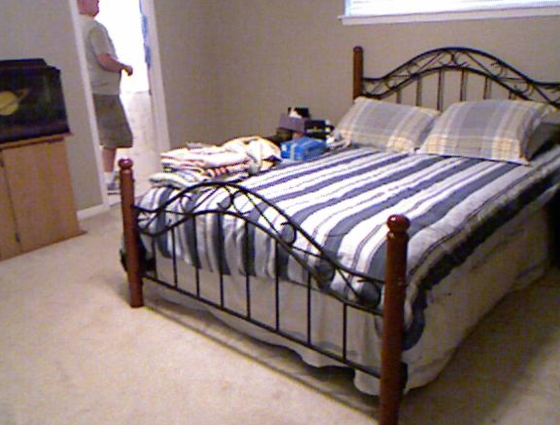
#> input picture sample_img/nyu/rgb_5947.png, 560 x 425 px; its folder holds only this picture in this run
$ python edge_detect.py ../sample_img/nyu   (older library calls are emulated)
#> lines starting #> are read from the running program, lines starting #| are printed output that depends on the picture
### util.py
import json
import os
import shutil
import sys


def mkdir_if_not_exist(dirname):
    if not os.path.exists(dirname):
        os.makedirs(dirname)


# [37 lines left out: functions yes_no_input, check_if_done, save_checkpoint, exec_eval, calc_entropy, not called in this run]


class AverageMeter(object):
    """Computes and stores the average and current value"""

    def __init__(self):
        self.reset()

    # [90 lines left out: functions reset, update, save_dic_to_json, emphasize_str, adjust_learning_rate, get_class_weight_from_file and 2 more, not called in this run]


def set_debugger_org_frc():
    from IPython.core import ultratb
    sys.excepthook = ultratb.FormattedTB(call_pdb=True)


def set_trace():
    from IPython.core.debugger import Pdb
    Pdb(color_scheme='Linux').set_trace(sys._getframe().f_back)

### tools/edge_detect.py
import argparse
import os

import cv2
import numpy as np
from PIL import Image
from tqdm import tqdm

from util import mkdir_if_not_exist


def save_img_by_PIL(np_img, outfn):
    np_img = np.clip(np_img, 0, 255)
    res = Image.fromarray(np.uint8(np_img))
    res.save(outfn)


def edge_detect(rgb_dir, min_canny_thre, max_canny_thre):
#> called with rgb_dir = '../sample_img/nyu', min_canny_thre = 100, max_canny_thre = 200
    base_dir = os.path.split(rgb_dir)[0]
    edge_dir = os.path.join(base_dir, "edges")
    laplacian_dir = os.path.join(edge_dir, "laplacian")
    canny_dir = os.path.join(edge_dir, "canny")
    sobel_dir = os.path.join(edge_dir, "sobel")

    mkdir_if_not_exist(laplacian_dir)
    mkdir_if_not_exist(canny_dir)
    mkdir_if_not_exist(sobel_dir)

    print ("Result will be saved in %s" % edge_dir)

    fn_list = os.listdir(rgb_dir)

    for fn in tqdm(fn_list):
        img = cv2.imread(os.path.join(rgb_dir, fn))
#> img is the input picture: shape (425, 560, 3); mean B, G, R 118.3, 120.8, 136.9
        imgYUV = cv2.cvtColor(img, cv2.COLOR_BGR2YUV)
#> imgYUV: shape (425, 560, 3); mean of channels 0, 1, 2 125.3, 124.6, 138.2
        imgY = imgYUV[:, :, 0]
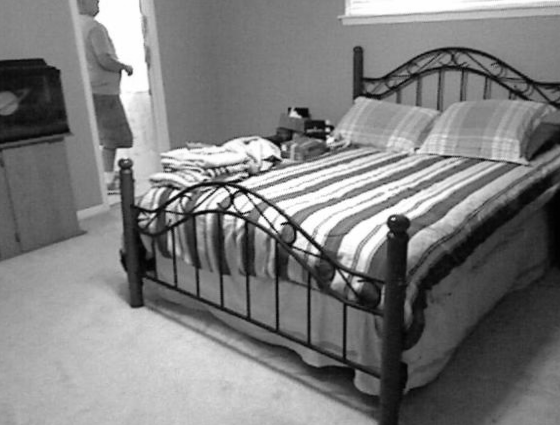
#> imgY: shape (425, 560); min 0, max 255, mean 125.3

        # Laplacian
        out_laplacian_im = cv2.Laplacian(imgY, cv2.CV_64F) + 128
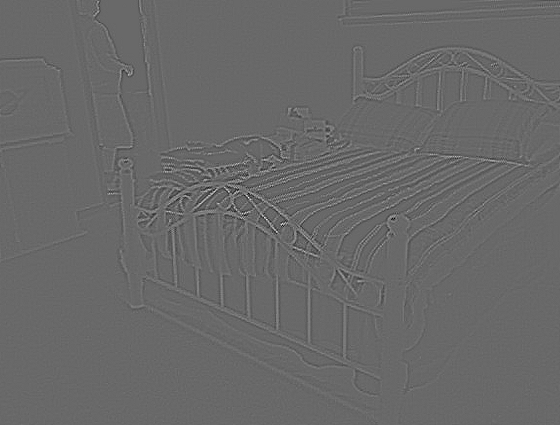
#> out_laplacian_im: shape (425, 560) float64; min -129, max 494, mean 128; drawn with min black and max white
        out_laplacian_fn = os.path.join(laplacian_dir, fn)
        save_img_by_PIL(out_laplacian_im, out_laplacian_fn)

        # Canny
        out_canny_im = cv2.Canny(imgY, cv2.CV_64F, min_canny_thre, max_canny_thre)
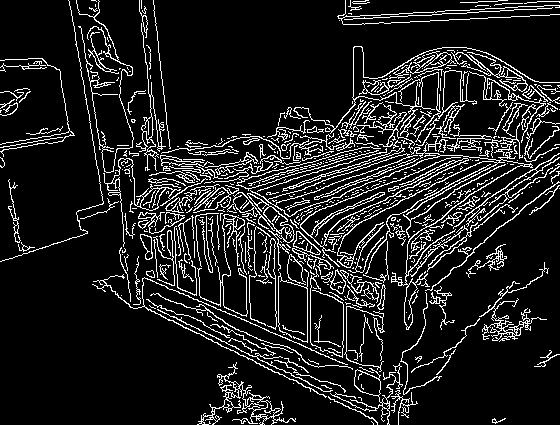
#> out_canny_im: shape (425, 560); 12.1% white in thin lines or dots
        out_canny_fn = os.path.join(canny_dir, fn)
        save_img_by_PIL(out_canny_im, out_canny_fn)

        # Sobel
        dx = cv2.Sobel(imgY, cv2.CV_64F, 1, 0, ksize=3)
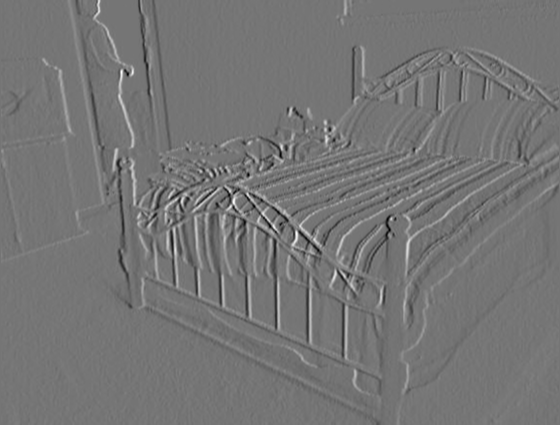
#> dx: shape (425, 560) float64; min -651, max 761, mean -0.5; drawn with min black and max white
        dy = cv2.Sobel(imgY, cv2.CV_64F, 0, 1, ksize=3)
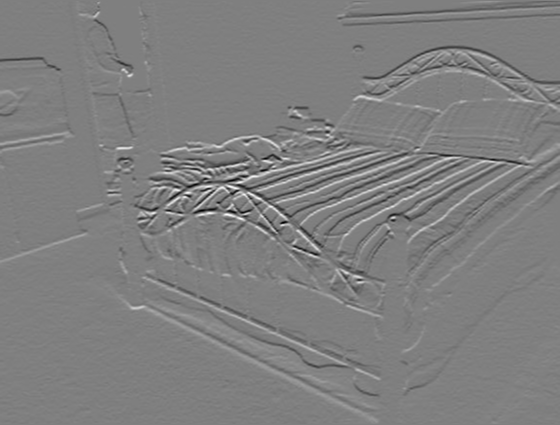
#> dy: shape (425, 560) float64; min -821, max 820, mean -0.6; drawn with min black and max white
        out_sobel_im = np.sqrt(dx ** 2 + dy ** 2)
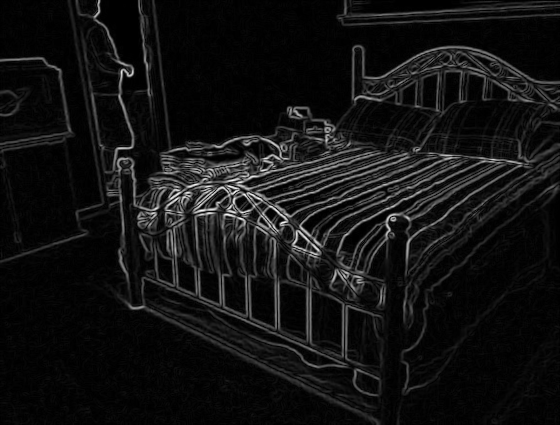
#> out_sobel_im: shape (425, 560) float64; min 0, max 843.9, mean 62.2; drawn with min black and max white
        out_sobel_fn = os.path.join(sobel_dir, fn)
        save_img_by_PIL(out_sobel_im, out_sobel_fn)
#> call 3 of save_img_by_PIL, with outfn = '../sample_img/edges/sobel/rgb_5947.png'
#> in save_img_by_PIL (call 3), `np_img = np.clip(np_img, 0, 255)`:
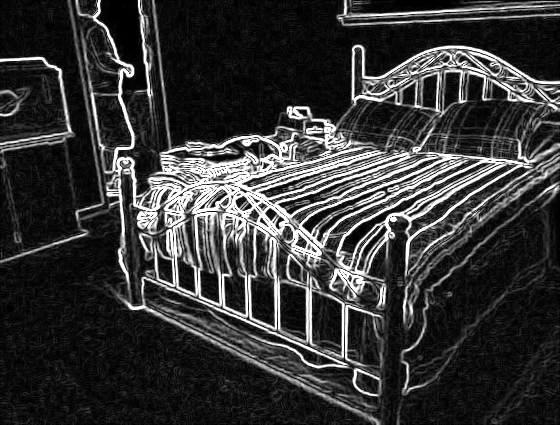
#> np_img: shape (425, 560) float64; min 0, max 255, mean 55.3


if __name__ == '__main__':
    parser = argparse.ArgumentParser(description='Edge Detection using opencv functions')
    parser.add_argument('rgbdir', type=str, help="Directory contains rgb images")
    parser.add_argument('--min_canny_thre', type=int, default=100)
    parser.add_argument('--max_canny_thre', type=int, default=200)
    args = parser.parse_args()

    edge_detect(args.rgbdir, args.min_canny_thre, args.max_canny_thre)
